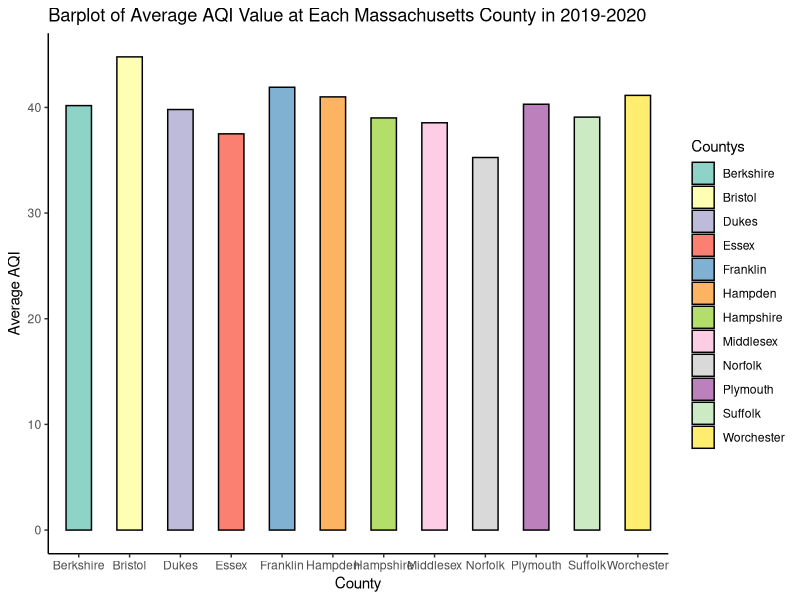
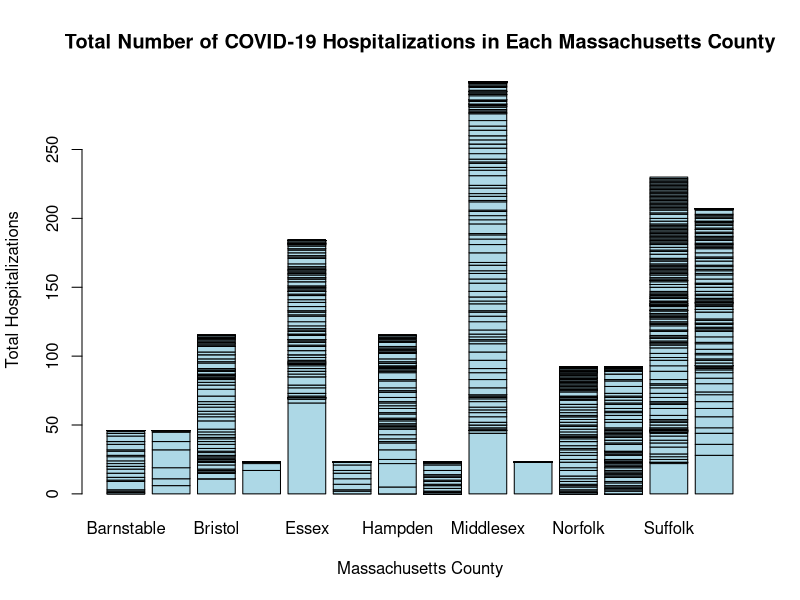

Here is the R script that generated these plots, in order:
# Script created by Frank D'Agostino 2020
# Analysis conducted for the COVID and Climate
# Project as part of the Coronavirus Visualization Team (CVT)

rm(list = ls())
# Clear console
library(ggplot2)
library(plyr)

#-------------------------------------------------------------------------------
# Analysis for COVID-19 and Climate
#-------------------------------------------------------------------------------

# Import the partially pre-processed data
air <- read.csv("countyAirPoll.csv"); head(air)

hosp <- read.csv("countyHosp.csv"); head(hosp)

# For air pollution, we have data spanning back to 2010, but we want
# to focus on data regarding 2019 and 2020, so we take a subset
recent <- subset(air, Year >= 2019); head(recent)

# Clean the data by creating a dataframe of average AQI values for
# graphing and easy visualization
berk <- subset(recent, County == "Berkshire"); brist <- subset(recent, County == "Bristol")
dukes <- subset(recent, County == "Dukes"); essex <- subset(recent, County == "Essex")
franklin <- subset(recent, County == "Franklin"); hampden <- subset(recent, County == "Hampden")
hamp <- subset(recent, County == "Hampshire"); middle <- subset(recent, County == "Middlesex")
norf <- subset(recent, County == "Norfolk"); plym <- subset(recent, County == "Plymouth")
suff <- subset(recent, County == "Suffolk"); worc <- subset(recent, County == "Worchester")

dataMean <- data.frame(Countys = c("Berkshire", "Bristol", "Dukes", "Essex",
                               "Franklin", "Hampden", "Hampshire", "Middlesex",
                               "Norfolk", "Plymouth", "Suffolk", "Worchester"),
                   AQI = c(mean(berk$AQI), mean(brist$AQI), mean(dukes$AQI),
                           mean(essex$AQI), mean(franklin$AQI), mean(hampden$AQI),
                           mean(hamp$AQI), mean(middle$AQI), mean(norf$AQI),
                           mean(plym$AQI), mean(suff$AQI), mean(worc$AQI))); head(data)

# Use ggplot to visually demonstrate the relatively small differences
# in AQI (stands for air quality index)
ggplot(dataMean, aes(x=Countys, y=AQI, fill=Countys))+
  geom_bar(stat = "identity", colour="black", width=0.5)+labs(y= "Average AQI", x = "County")+
  ggtitle("Barplot of Average AQI Value at Each Massachusetts County in 2019-2020")+
  theme_classic()+
  scale_fill_brewer(palette="Set3")

# Produce a barplot demonstrating the number of COVID-19 hospitalizations
# per county using the builtin R barplot function
barplot(table(hosp$HospTotal, hosp$County), col = "lightblue", xlab = "Massachusetts County", ylab = "Total Hospitalizations", main="Total Number of COVID-19 Hospitalizations in Each Massachusetts County")

# Using regex, we want to select air pollution data from only the months
# of April and May from 2020, since the hospitalization data spans from
# 4/30/20 to 5/22/20, which is the most recent date
count <- recent$County[grep("^([5][\\/]|[4][\\/])\\d+(\\/20)", recent$Date)]; head(count)
poll <- recent$AQI[grep("^([5][\\/]|[4][\\/])\\d+(\\/20)", recent$Date)]; head(poll)
mayAir <- data.frame(count, poll); head(mayAir)

# Use the aggregate function to group everything by counties
temp <- aggregate(x=hosp, by=list(hosp$County), FUN=mean); temp
aggHosp <- subset(temp, Group.1 != "Barnstable" & Group.1 != "Nantucket"); aggHosp

aggAir <- aggregate(x=mayAir, by=list(mayAir$count), FUN=mean); aggAir

# Nantucket and Barnstable do not have enough Air data in April/May 2020,
# and so we remove them from the hospital data to have even comparisons
dataComb <- data.frame(County = aggAir$Group.1,
                       AQI = aggAir$poll, HospTotal = aggHosp$HospTotal,
                       ICU = aggHosp$ICU); dataComb


##################################################################
